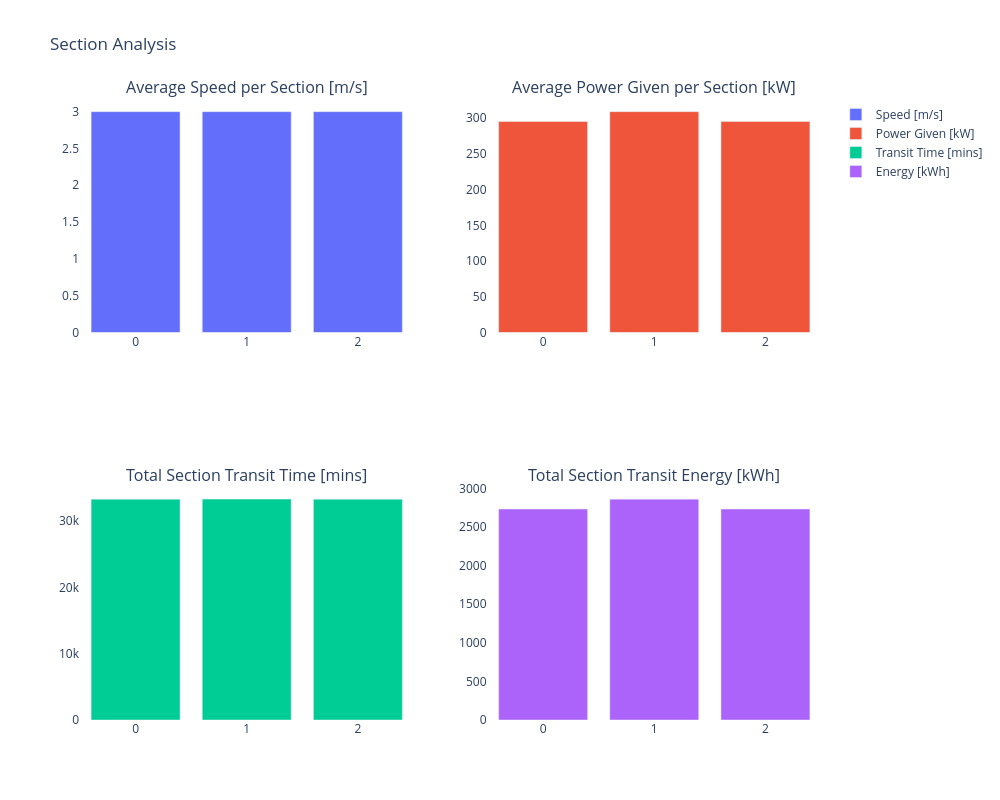

Notebook cell for this chart:
### Markdown cell above
We can plot the parameters from the eventtable:

### Code cell
# Calculate durations in minutes
durations = [
    (row['stop time'] - row['start time']).total_seconds() / 60
    for _, row in df_eventtable_energy_fuel.iterrows()
]

# Create 2x2 subplot figure
fig = make_subplots(rows=2, cols=2, subplot_titles=[
    'Average Speed per Section [m/s]',
    'Average Power Given per Section [kW]',
    'Total Section Transit Time [mins]',
    'Total Section Transit Energy [kWh]'
])

# Add bar charts to subplots
fig.add_trace(go.Bar(x=df.index, y=df_eventtable_energy_fuel['speed over ground (m/s)'], name='Speed [m/s]'), row=1, col=1)
fig.add_trace(go.Bar(x=df.index, y=df_eventtable_energy_fuel['P_given (kW)'], name='Power Given [kW]'), row=1, col=2)
fig.add_trace(go.Bar(x=df.index, y=df_eventtable_energy_fuel['duration (s)'], name='Transit Time [mins]'), row=2, col=1)
fig.add_trace(go.Bar(x=df.index, y=df_eventtable_energy_fuel['total_energy (kWh)'], name='Energy [kWh]'), row=2, col=2)

# Update layout
fig.update_layout(
    height=800,
    width=1000,
    title_text='Section Analysis',
    plot_bgcolor='white'
)

fig.show()

### Figure 1 — Plotly figure (JSON) as saved in the notebook; plotly's stock layout.template omitted (floating-point values rounded to 4 significant figures)
{"data": [{"name": "Speed [m/s]", "type": "bar", "x": [0, 1, 2, 3, 4, 5], "xaxis": "x", "y": [3.0, 3.0, 3.0], "yaxis": "y"}, {"name": "Power Given [kW]", "type": "bar", "x": [0, 1, 2, 3, 4, 5], "xaxis": "x2", "y": [295.3, 309.2, 295.3], "yaxis": "y2"}, {"name": "Transit Time [mins]", "type": "bar", "x": [0, 1, 2, 3, 4, 5], "xaxis": "x3", "y": [33330.0, 33330.0, 33330.0], "yaxis": "y3"}, {"name": "Energy [kWh]", "type": "bar", "x": [0, 1, 2, 3, 4, 5], "xaxis": "x4", "y": [2735.0, 2863.0, 2735.0], "yaxis": "y4"}], "layout": {"annotations": [{"font": {"size": 16}, "showarrow": false, "text": "Average Speed per Section [m/s]", "x": 0.225, "xanchor": "center", "xref": "paper", "y": 1, "yanchor": "bottom", "yref": "paper"}, {"font": {"size": 16}, "showarrow": false, "text": "Average Power Given per Section [kW]", "x": 0.775, "xanchor": "center", "xref": "paper", "y": 1, "yanchor": "bottom", "yref": "paper"}, {"font": {"size": 16}, "showarrow": false, "text": "Total Section Transit Time [mins]", "x": 0.225, "xanchor": "center", "xref": "paper", "y": 0.375, "yanchor": "bottom", "yref": "paper"}, {"font": {"size": 16}, "showarrow": false, "text": "Total Section Transit Energy [kWh]", "x": 0.775, "xanchor": "center", "xref": "paper", "y": 0.375, "yanchor": "bottom", "yref": "paper"}], "height": 800, "plot_bgcolor": "white", "title": {"text": "Section Analysis"}, "width": 1000, "xaxis": {"anchor": "y", "domain": [0, 0.45]}, "xaxis2": {"anchor": "y2", "domain": [0.55, 1]}, "xaxis3": {"anchor": "y3", "domain": [0, 0.45]}, "xaxis4": {"anchor": "y4", "domain": [0.55, 1]}, "yaxis": {"anchor": "x", "domain": [0.625, 1]}, "yaxis2": {"anchor": "x2", "domain": [0.625, 1]}, "yaxis3": {"anchor": "x3", "domain": [0, 0.375]}, "yaxis4": {"anchor": "x4", "domain": [0, 0.375]}}}
